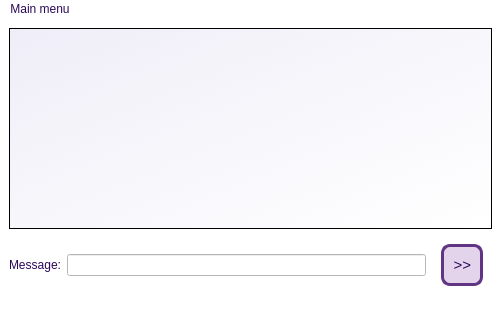
<?xml version="1.0" encoding="UTF-8"?>
<ui version="4.0">
 <class>MainWindow</class>
 <widget class="QMainWindow" name="MainWindow">
  <property name="geometry">
   <rect>
    <x>0</x>
    <y>0</y>
    <width>501</width>
    <height>326</height>
   </rect>
  </property>
  <property name="windowTitle">
   <string>MainWindow</string>
  </property>
  <property name="styleSheet">
   <string notr="true">border-color: rgb(97, 53, 131);
alternate-background-color: rgb(255, 255, 255);
background-color: rgb(255, 255, 255);
color: rgb(42, 8, 89);
gridline-color: rgb(97, 53, 131);</string>
  </property>
  <widget class="QWidget" name="centralwidget">
   <layout class="QVBoxLayout" name="verticalLayout">
    <item>
     <widget class="QSplitter" name="splitter">
      <property name="orientation">
       <enum>Qt::Horizontal</enum>
      </property>
      <widget class="QTextBrowser" name="chatBrowser">
       <property name="styleSheet">
        <string notr="true">background-color: qlineargradient(spread:pad, x1:0, y1:0, x2:1, y2:1, stop:0 rgba(110, 100, 191, 28), stop:1 rgba(255, 255, 255, 255));
border-color: rgba(72, 31, 167, 0);
color: rgb(42, 8, 89);
border-color: rgba(191, 64, 64, 0);</string>
       </property>
      </widget>
     </widget>
    </item>
    <item>
     <layout class="QHBoxLayout" name="horizontalLayout">
      <item>
       <widget class="QLabel" name="label">
        <property name="styleSheet">
         <string notr="true">font: italic 11pt &quot;Ubuntu&quot;;</string>
        </property>
        <property name="text">
         <string>Message:</string>
        </property>
       </widget>
      </item>
      <item>
       <widget class="QLineEdit" name="messageLineEdit">
        <property name="styleSheet">
         <string notr="true">background-color: rgb(255, 255, 255);
color: rgb(93, 6, 66);</string>
        </property>
       </widget>
      </item>
      <item>
       <widget class="QPushButton" name="sendMessageButton">
        <property name="font">
         <font>
          <family>Ubuntu</family>
          <pointsize>11</pointsize>
          <weight>50</weight>
          <italic>true</italic>
          <bold>false</bold>
         </font>
        </property>
        <property name="styleSheet">
         <string notr="true">border-color: rgb(97, 53, 131);
background-color: rgba(99, 15, 142, 46);
border-width: 3px;        
border-style: solid;
border-radius: 9px;
margin:9px;
padding:9px;
qproperty-icon: &quot;:/image/message_icon.qrc&quot;;</string>
        </property>
        <property name="text">
         <string>&gt;&gt;</string>
        </property>
        <property name="autoRepeatInterval">
         <number>99</number>
        </property>
       </widget>
      </item>
     </layout>
    </item>
   </layout>
  </widget>
  <widget class="QMenuBar" name="menubar">
   <property name="geometry">
    <rect>
     <x>0</x>
     <y>0</y>
     <width>501</width>
     <height>22</height>
    </rect>
   </property>
   <widget class="QMenu" name="menuMain_menu">
    <property name="title">
     <string>Main menu</string>
    </property>
    <addaction name="actionDeleteAccount"/>
    <addaction name="separator"/>
    <addaction name="actionCloseUser"/>
   </widget>
   <addaction name="menuMain_menu"/>
  </widget>
  <widget class="QStatusBar" name="statusbar"/>
  <action name="actionDeleteAccount">
   <property name="text">
    <string>Delete Account</string>
   </property>
  </action>
  <action name="actionCloseUser">
   <property name="text">
    <string>Close Client</string>
   </property>
   <property name="toolTip">
    <string>Close user</string>
   </property>
  </action>
 </widget>
 <resources/>
 <connections/>
</ui>
